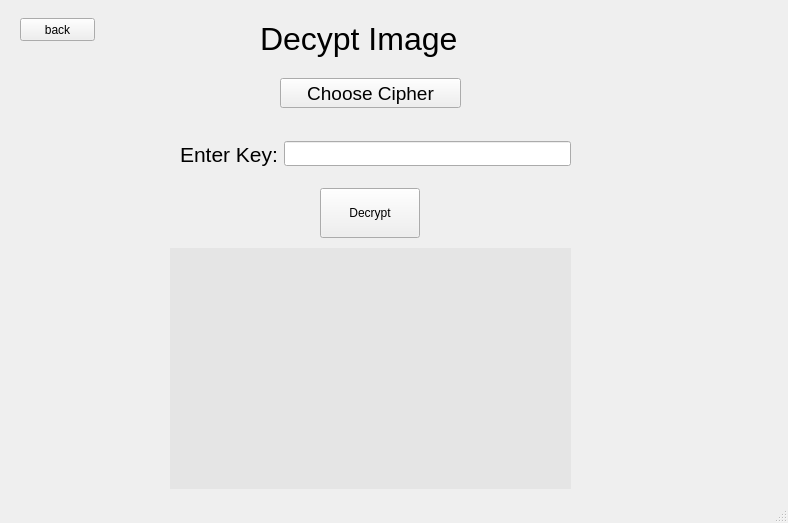
<?xml version="1.0" encoding="UTF-8"?>
<ui version="4.0">
 <class>MainWindow</class>
 <widget class="QMainWindow" name="MainWindow">
  <property name="geometry">
   <rect>
    <x>0</x>
    <y>0</y>
    <width>788</width>
    <height>523</height>
   </rect>
  </property>
  <property name="windowTitle">
   <string>MainWindow</string>
  </property>
  <widget class="QWidget" name="centralwidget">
   <widget class="QStackedWidget" name="stackedWidget">
    <property name="geometry">
     <rect>
      <x>10</x>
      <y>8</y>
      <width>771</width>
      <height>491</height>
     </rect>
    </property>
    <property name="minimumSize">
     <size>
      <width>0</width>
      <height>0</height>
     </size>
    </property>
    <property name="currentIndex">
     <number>2</number>
    </property>
    <widget class="QWidget" name="page">
     <widget class="QWidget" name="verticalLayoutWidget">
      <property name="geometry">
       <rect>
        <x>260</x>
        <y>120</y>
        <width>231</width>
        <height>221</height>
       </rect>
      </property>
      <layout class="QVBoxLayout" name="verticalLayout">
       <property name="topMargin">
        <number>0</number>
       </property>
       <item>
        <widget class="QPushButton" name="pushButton">
         <property name="enabled">
          <bool>true</bool>
         </property>
         <property name="sizePolicy">
          <sizepolicy hsizetype="Expanding" vsizetype="Maximum">
           <horstretch>0</horstretch>
           <verstretch>0</verstretch>
          </sizepolicy>
         </property>
         <property name="minimumSize">
          <size>
           <width>0</width>
           <height>40</height>
          </size>
         </property>
         <property name="text">
          <string>Encrypt</string>
         </property>
        </widget>
       </item>
       <item>
        <widget class="QPushButton" name="pushButton_2">
         <property name="minimumSize">
          <size>
           <width>0</width>
           <height>40</height>
          </size>
         </property>
         <property name="text">
          <string>Decrypt</string>
         </property>
        </widget>
       </item>
      </layout>
     </widget>
     <widget class="QLabel" name="label">
      <property name="geometry">
       <rect>
        <x>140</x>
        <y>30</y>
        <width>511</width>
        <height>61</height>
       </rect>
      </property>
      <property name="font">
       <font>
        <pointsize>24</pointsize>
       </font>
      </property>
      <property name="text">
       <string>Select Encrypt or Decrypt</string>
      </property>
     </widget>
    </widget>
    <widget class="QWidget" name="page_2">
     <widget class="QWidget" name="horizontalLayoutWidget">
      <property name="geometry">
       <rect>
        <x>190</x>
        <y>80</y>
        <width>391</width>
        <height>52</height>
       </rect>
      </property>
      <layout class="QHBoxLayout" name="horizontalLayout">
       <item>
        <widget class="QLabel" name="label_2">
         <property name="font">
          <font>
           <pointsize>16</pointsize>
          </font>
         </property>
         <property name="text">
          <string>Enter Key:</string>
         </property>
        </widget>
       </item>
       <item>
        <widget class="QLineEdit" name="lineEdit">
         <property name="minimumSize">
          <size>
           <width>0</width>
           <height>25</height>
          </size>
         </property>
        </widget>
       </item>
      </layout>
     </widget>
     <widget class="QPushButton" name="pushButton_3">
      <property name="geometry">
       <rect>
        <x>320</x>
        <y>140</y>
        <width>100</width>
        <height>30</height>
       </rect>
      </property>
      <property name="text">
       <string>Choose File</string>
      </property>
     </widget>
     <widget class="QPushButton" name="pushButton_4">
      <property name="geometry">
       <rect>
        <x>320</x>
        <y>430</y>
        <width>100</width>
        <height>50</height>
       </rect>
      </property>
      <property name="text">
       <string>Encypt</string>
      </property>
     </widget>
     <widget class="QLabel" name="label_3">
      <property name="geometry">
       <rect>
        <x>250</x>
        <y>10</y>
        <width>261</width>
        <height>61</height>
       </rect>
      </property>
      <property name="font">
       <font>
        <pointsize>24</pointsize>
       </font>
      </property>
      <property name="text">
       <string>Encrypt Image</string>
      </property>
     </widget>
     <widget class="QPushButton" name="pushButton_7">
      <property name="geometry">
       <rect>
        <x>10</x>
        <y>10</y>
        <width>75</width>
        <height>23</height>
       </rect>
      </property>
      <property name="text">
       <string>back</string>
      </property>
     </widget>
     <widget class="QLabel" name="lbl">
      <property name="geometry">
       <rect>
        <x>180</x>
        <y>180</y>
        <width>401</width>
        <height>241</height>
       </rect>
      </property>
      <property name="styleSheet">
       <string notr="true">background-color:rgba(128,128,128,0.1)</string>
      </property>
      <property name="frameShadow">
       <enum>QFrame::Raised</enum>
      </property>
      <property name="text">
       <string/>
      </property>
      <property name="alignment">
       <set>Qt::AlignCenter</set>
      </property>
     </widget>
    </widget>
    <widget class="QWidget" name="page_3">
     <widget class="QPushButton" name="pushButton_6">
      <property name="geometry">
       <rect>
        <x>310</x>
        <y>180</y>
        <width>100</width>
        <height>50</height>
       </rect>
      </property>
      <property name="text">
       <string>Decrypt</string>
      </property>
     </widget>
     <widget class="QPushButton" name="pushButton_5">
      <property name="geometry">
       <rect>
        <x>270</x>
        <y>70</y>
        <width>181</width>
        <height>30</height>
       </rect>
      </property>
      <property name="font">
       <font>
        <pointsize>14</pointsize>
       </font>
      </property>
      <property name="text">
       <string>Choose Cipher</string>
      </property>
     </widget>
     <widget class="QWidget" name="horizontalLayoutWidget_2">
      <property name="geometry">
       <rect>
        <x>170</x>
        <y>120</y>
        <width>391</width>
        <height>52</height>
       </rect>
      </property>
      <layout class="QHBoxLayout" name="horizontalLayout_2">
       <item>
        <widget class="QLabel" name="label_5">
         <property name="font">
          <font>
           <pointsize>16</pointsize>
          </font>
         </property>
         <property name="text">
          <string>Enter Key:</string>
         </property>
        </widget>
       </item>
       <item>
        <widget class="QLineEdit" name="lineEdit_2">
         <property name="minimumSize">
          <size>
           <width>0</width>
           <height>25</height>
          </size>
         </property>
        </widget>
       </item>
      </layout>
     </widget>
     <widget class="QLabel" name="label_4">
      <property name="geometry">
       <rect>
        <x>250</x>
        <y>0</y>
        <width>261</width>
        <height>61</height>
       </rect>
      </property>
      <property name="font">
       <font>
        <pointsize>24</pointsize>
       </font>
      </property>
      <property name="text">
       <string>Decypt Image</string>
      </property>
     </widget>
     <widget class="QPushButton" name="pushButton_8">
      <property name="geometry">
       <rect>
        <x>10</x>
        <y>10</y>
        <width>75</width>
        <height>23</height>
       </rect>
      </property>
      <property name="text">
       <string>back</string>
      </property>
     </widget>
     <widget class="QLabel" name="lbl_2">
      <property name="geometry">
       <rect>
        <x>160</x>
        <y>240</y>
        <width>401</width>
        <height>241</height>
       </rect>
      </property>
      <property name="styleSheet">
       <string notr="true">background-color:rgba(128,128,128,0.1)</string>
      </property>
      <property name="frameShadow">
       <enum>QFrame::Raised</enum>
      </property>
      <property name="text">
       <string/>
      </property>
      <property name="alignment">
       <set>Qt::AlignCenter</set>
      </property>
     </widget>
    </widget>
   </widget>
  </widget>
  <widget class="QStatusBar" name="statusbar"/>
 </widget>
 <resources/>
 <connections/>
</ui>
